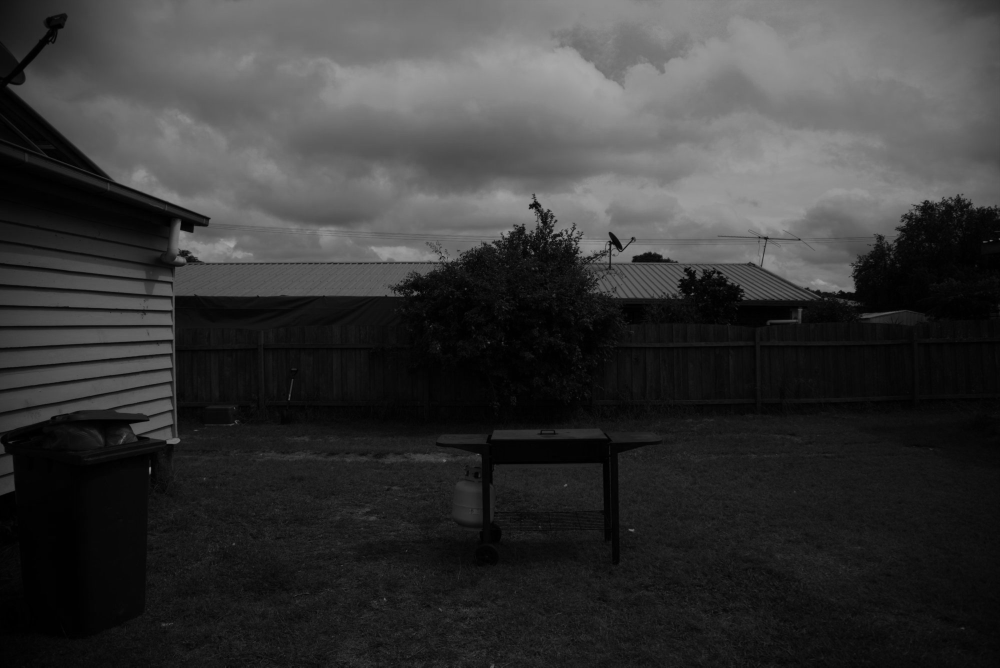
//> input picture Ex1/Images/GAUSSIAN3.jpg, 2000 x 1335 px (shown at 1/2 size)
$ ./task5 Images/GAUSSIAN3.jpg   (built with g++ and OpenCV 4)
//> lines starting //> are read from the running program, lines starting //| are printed output that depends on the picture
#include <iostream>
#include <opencv2/highgui.hpp>
#include <opencv2/imgproc/imgproc.hpp>


using namespace std;
using namespace cv;


int main(int argc, char** argv)
{
    Mat img = imread(argv[1]);
//> img is the input picture: 1335 rows x 2000 cols, CV_8UC3; min 0, max 168, mean 55.7
	if(img.empty())
	{
		cout<<"Provide a valid image\n";
		return -1;
	}

	Mat img_gray;
	cvtColor(img,img_gray,COLOR_RGB2GRAY);

    Mat hist;
    int histSize = 256;
    float range[] = { 0, 256 };
    const float* histRange = { range };
    bool uniform = true;
    bool accumulate = false;

    calcHist(&img_gray, 1, 0, Mat(), hist, 1, &histSize, &histRange, uniform, accumulate);
//> hist = 256 values, max 51576 at index 7, min 0 at index 169, mean 10429.7


    int hist_w = 512;
    int hist_h = 400;
    int bin_w = cvRound((double) hist_w / histSize);
    Mat histImage(hist_h, hist_w, CV_8UC1, Scalar(0, 0, 0));
    normalize(hist, hist, 0, histImage.rows, NORM_MINMAX, -1, Mat());
//> hist = 256 values, max 400 at index 7, min 0 at index 169, mean 80.89

    for (int i = 1; i < histSize; i++) {
        line(histImage, Point(bin_w * (i - 1), hist_h - cvRound(hist.at<float>(i - 1))),
             Point(bin_w * (i), hist_h - cvRound(hist.at<float>(i))),
             Scalar(255, 255, 255), 2, LINE_AA);
    }
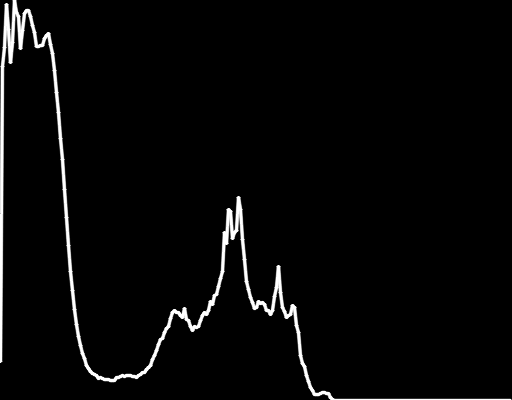
//> histImage: 400 rows x 512 cols, CV_8UC1; min 0, max 255, mean 7.3


    Mat equalized;
    equalizeHist(img_gray, equalized);
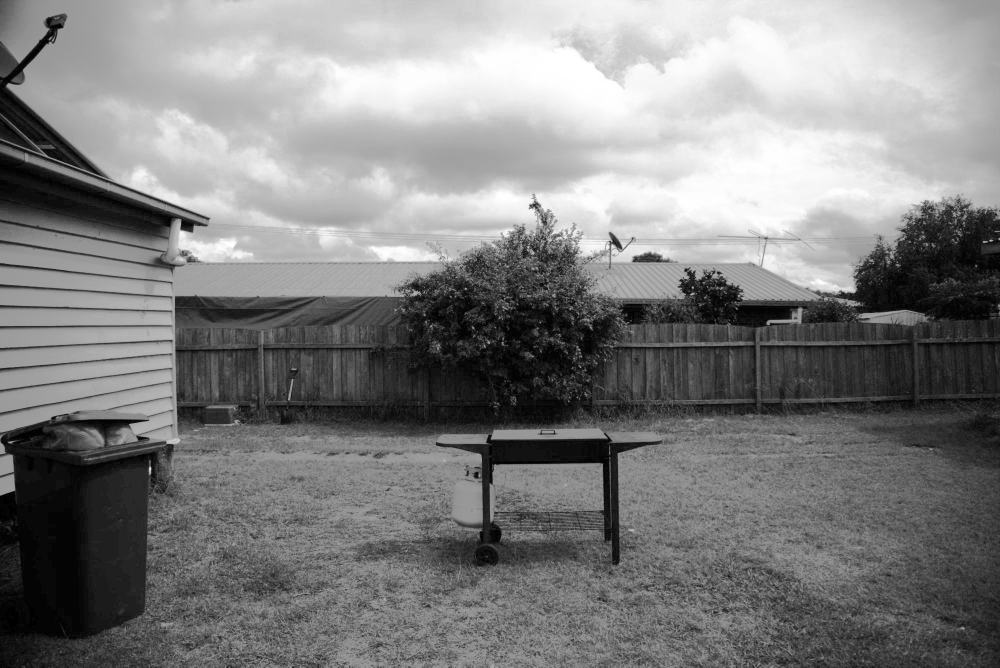
//> equalized: 1335 rows x 2000 cols, CV_8UC1 (shown at 1/2 size); min 0, max 255, mean 128.7


    Mat eqHist;
    calcHist(&equalized, 1, 0, Mat(), eqHist, 1, &histSize, &histRange, uniform, accumulate);
//> eqHist = 256 values, max 51576 at index 31, min 0 at index 1, mean 10429.7


    Mat eqHistImage(hist_h, hist_w, CV_8UC1, Scalar(0, 0, 0));
    normalize(eqHist, eqHist, 0, eqHistImage.rows, NORM_MINMAX, -1, Mat());
//> eqHist = 256 values, max 400 at index 31, min 0 at index 1, mean 80.89

    for (int i = 1; i < histSize; i++) {
        line(eqHistImage, Point(bin_w * (i - 1), hist_h - cvRound(eqHist.at<float>(i - 1))),
             Point(bin_w * (i), hist_h - cvRound(eqHist.at<float>(i))),
             Scalar(255, 255, 255), 2, LINE_AA);
    }
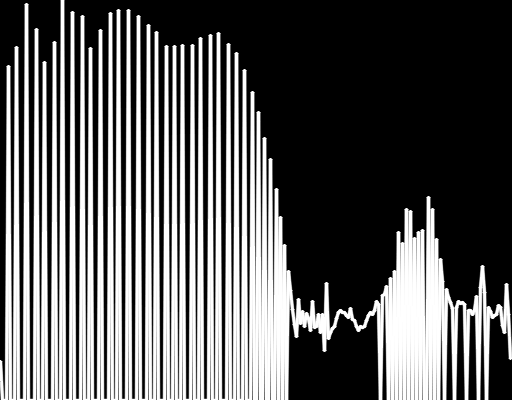
//> eqHistImage: 400 rows x 512 cols, CV_8UC1; min 0, max 255, mean 93.7


	namedWindow("Histogram with equalization");
	imshow("Histogram with equalization", eqHistImage);
    imwrite("histoE.jpg", eqHistImage);

	waitKey(0);
	return 0;
}
